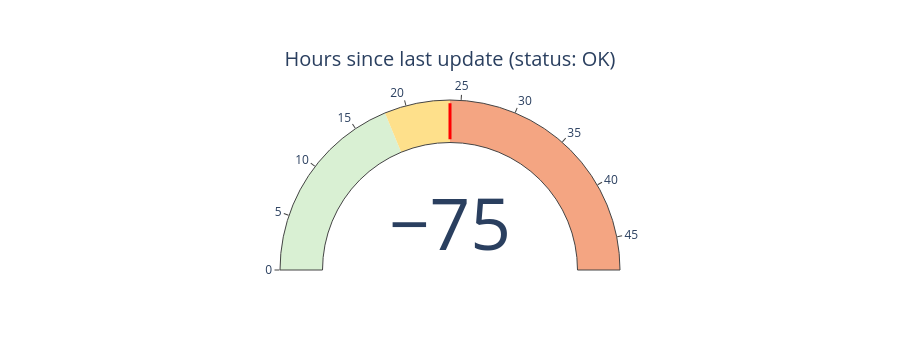

This figure's notebook cell:
### Markdown cell above
## Section 2: Freshness check

Mart staleness measured as the gap between `MAX(updated_at)` in `fact_transactions` and now. Status follows the SLO bands set in the parameter cell (OK / WARN / BREACH).

### Code cell
freshness_sql = f"""
SELECT
    MAX(updated_at)        AS last_updated_at,
    MAX(transaction_ts)    AS last_transaction_ts,
    TIMESTAMP_DIFF(CURRENT_TIMESTAMP(), MAX(updated_at), HOUR) AS hours_since_updated,
    CASE
        WHEN TIMESTAMP_DIFF(CURRENT_TIMESTAMP(), MAX(updated_at), HOUR) > {FRESHNESS_SLO_HOURS}  THEN 'BREACH'
        WHEN TIMESTAMP_DIFF(CURRENT_TIMESTAMP(), MAX(updated_at), HOUR) > {FRESHNESS_WARN_HOURS} THEN 'WARN'
        ELSE 'OK'
    END AS status
FROM {T_FACT}
"""
freshness = run_query(freshness_sql)
display(freshness)

hours_since = float(freshness['hours_since_updated'].iloc[0])
fresh_status = freshness['status'].iloc[0]
_color = {'OK': 'green', 'WARN': 'orange', 'BREACH': 'red'}[fresh_status]

gauge = go.Figure(go.Indicator(
    mode='gauge+number',
    value=hours_since,
    title={'text': f'Hours since last update (status: {fresh_status})'},
    gauge={
        'axis': {'range': [0, max(FRESHNESS_SLO_HOURS * 2, hours_since * 1.2)]},
        'bar': {'color': _color},
        'steps': [
            {'range': [0, FRESHNESS_WARN_HOURS], 'color': '#d9f0d3'},
            {'range': [FRESHNESS_WARN_HOURS, FRESHNESS_SLO_HOURS], 'color': '#fee08b'},
            {'range': [FRESHNESS_SLO_HOURS, max(FRESHNESS_SLO_HOURS * 2, hours_since * 1.2)], 'color': '#f4a582'},
        ],
        'threshold': {'line': {'color': 'red', 'width': 3}, 'value': FRESHNESS_SLO_HOURS},
    },
))
gauge.update_layout(height=350)
gauge.show()

### Figure 1 — Plotly figure (JSON) as saved in the notebook; plotly's stock layout.template omitted (floating-point values rounded to 4 significant figures)
{"data": [{"gauge": {"axis": {"range": [0, 48]}, "bar": {"color": "green"}, "steps": [{"color": "#d9f0d3", "range": [0, 18]}, {"color": "#fee08b", "range": [18, 24]}, {"color": "#f4a582", "range": [24, 48]}], "threshold": {"line": {"color": "red", "width": 3}, "value": 24}}, "mode": "gauge+number", "title": {"text": "Hours since last update (status: OK)"}, "type": "indicator", "value": -75.0}], "layout": {"height": 350}}
